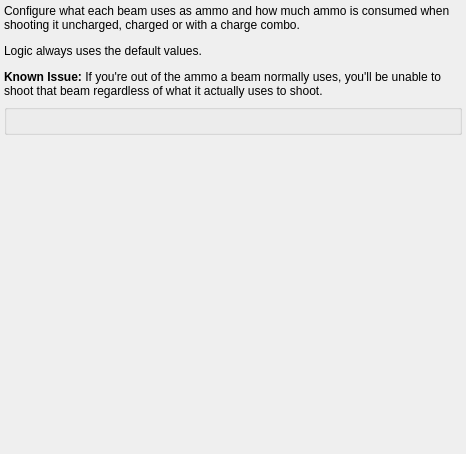
<?xml version="1.0" encoding="UTF-8"?>
<ui version="4.0">
 <class>PresetEchoesBeamConfiguration</class>
 <widget class="QMainWindow" name="PresetEchoesBeamConfiguration">
  <property name="geometry">
   <rect>
    <x>0</x>
    <y>0</y>
    <width>466</width>
    <height>454</height>
   </rect>
  </property>
  <property name="windowTitle">
   <string>Beam Configuration</string>
  </property>
  <widget class="QWidget" name="centralWidget">
   <property name="maximumSize">
    <size>
     <width>16777215</width>
     <height>16777215</height>
    </size>
   </property>
   <layout class="QVBoxLayout" name="beam_configuration_tab_layout">
    <property name="leftMargin">
     <number>4</number>
    </property>
    <property name="topMargin">
     <number>4</number>
    </property>
    <property name="rightMargin">
     <number>4</number>
    </property>
    <property name="bottomMargin">
     <number>0</number>
    </property>
    <item>
     <widget class="QLabel" name="beam_configuration_label">
      <property name="sizePolicy">
       <sizepolicy hsizetype="Preferred" vsizetype="Fixed">
        <horstretch>0</horstretch>
        <verstretch>0</verstretch>
       </sizepolicy>
      </property>
      <property name="text">
       <string>&lt;html&gt;&lt;head/&gt;&lt;body&gt;&lt;p&gt;Configure what each beam uses as ammo and how much ammo is consumed when shooting it uncharged, charged or with a charge combo.&lt;/p&gt;&lt;p&gt;Logic always uses the default values.&lt;/p&gt;&lt;p&gt;&lt;span style=&quot; font-weight:600;&quot;&gt;Known Issue: &lt;/span&gt;If you're out of the ammo a beam normally uses, you'll be unable to shoot that beam regardless of what it actually uses to shoot.&lt;/p&gt;&lt;/body&gt;&lt;/html&gt;</string>
      </property>
      <property name="alignment">
       <set>Qt::AlignLeading|Qt::AlignLeft|Qt::AlignTop</set>
      </property>
      <property name="wordWrap">
       <bool>true</bool>
      </property>
     </widget>
    </item>
    <item>
     <widget class="QGroupBox" name="beam_configuration_group">
      <property name="title">
       <string/>
      </property>
      <property name="alignment">
       <set>Qt::AlignLeading|Qt::AlignLeft|Qt::AlignTop</set>
      </property>
      <property name="flat">
       <bool>true</bool>
      </property>
      <layout class="QGridLayout" name="beam_configuration_layout">
       <property name="leftMargin">
        <number>0</number>
       </property>
       <property name="topMargin">
        <number>0</number>
       </property>
       <property name="rightMargin">
        <number>0</number>
       </property>
       <property name="bottomMargin">
        <number>0</number>
       </property>
      </layout>
     </widget>
    </item>
    <item>
     <spacer name="beam_configuration_spacer">
      <property name="orientation">
       <enum>Qt::Vertical</enum>
      </property>
      <property name="sizeHint" stdset="0">
       <size>
        <width>20</width>
        <height>311</height>
       </size>
      </property>
     </spacer>
    </item>
   </layout>
  </widget>
 </widget>
 <layoutdefault spacing="6" margin="11"/>
 <resources/>
 <connections/>
</ui>
